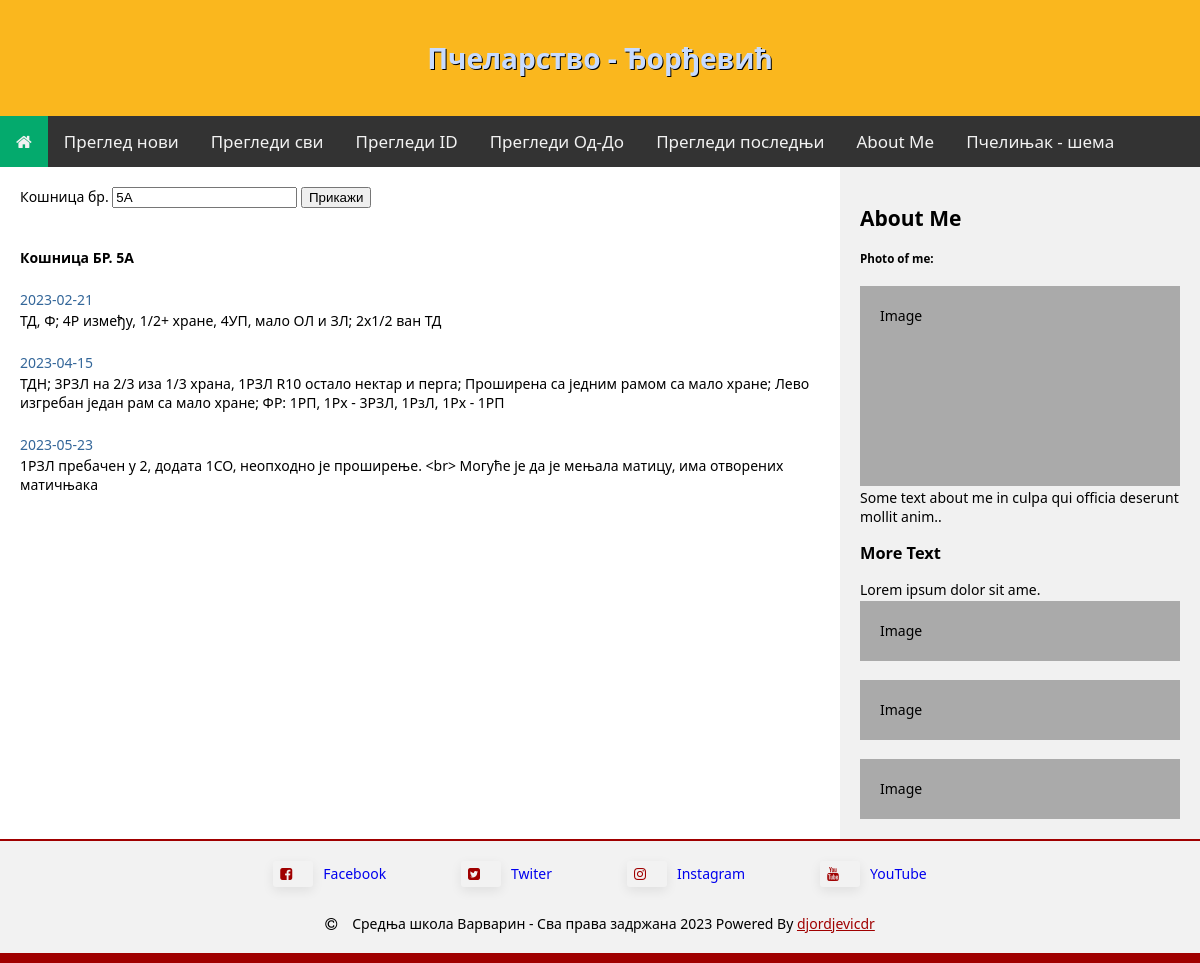
The app's page /inspect_by_id?hive_id=5A, older data.
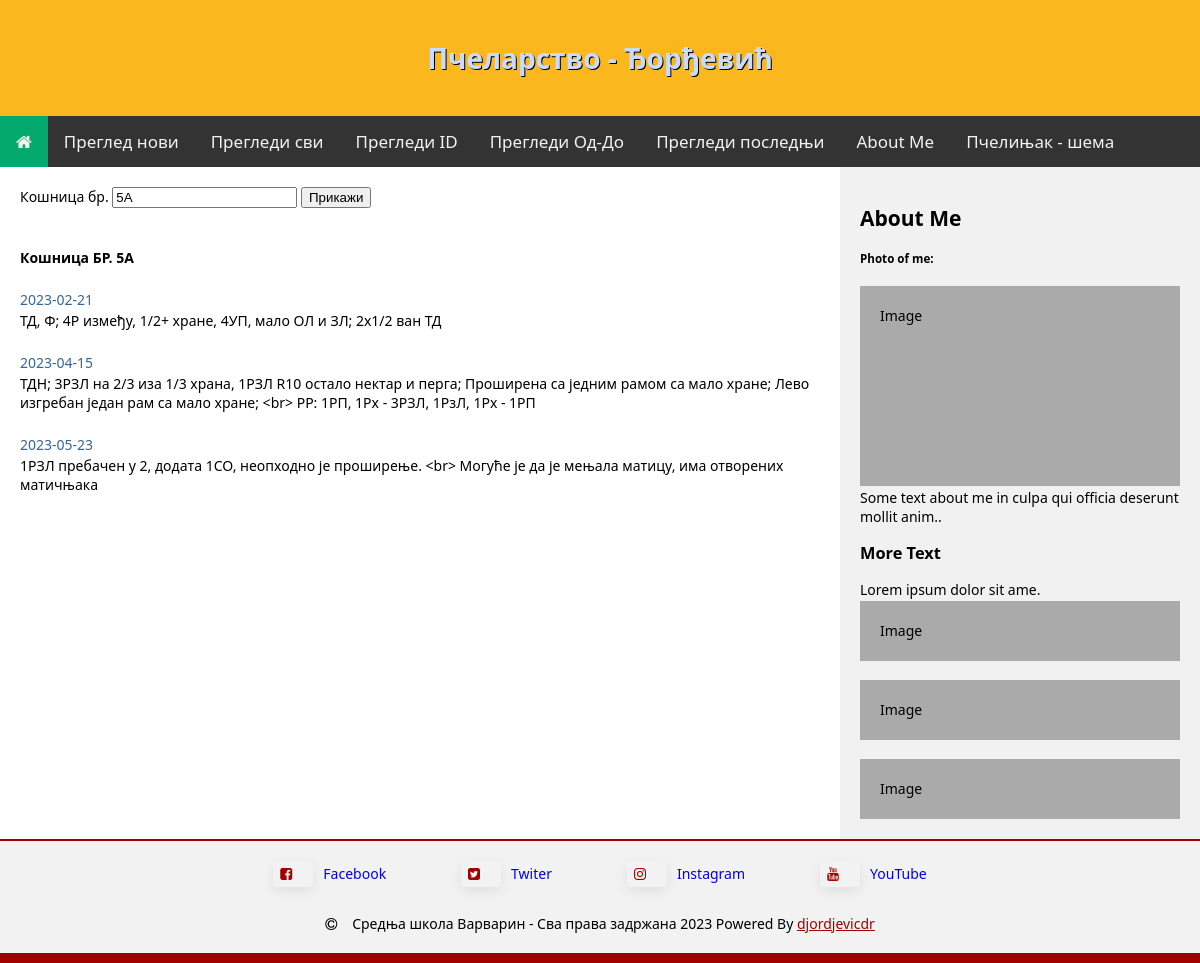
The same page, newer data.
### tables this page shows
CREATE TABLE inspect (id INTEGER PRIMARY KEY ASC AUTOINCREMENT NOT NULL, hive_id TEXT (2) NOT NULL, note NVARCHAR (255) NOT NULL, date DATE NOT NULL);

### app.py (the view)
@app.route("/inspect_by_id")
def inspect_by_id():
    db = os.path.join(app.root_path, 'pcelinjak.db')
    con = sqlite3.connect(db)
    cur = con.cursor()
    hive_id = request.args.get("hive_id")
    if hive_id == None:
        return render_template("inspect_by_id.html", hive_id=None, review=None)
    else:
        sql="""
        SELECT date, hive_id, note
        FROM inspect
        WHERE hive_id=?
        """
        cur.execute(sql, (hive_id,))
        rew=cur.fetchall()
        con.close()
        return render_template("inspect_by_id.html", hive_id=hive_id, review=rew)

### templates/inspect_by_id.html
{% extends 'template.html' %}
{% block content %}
<form>
  <label for="hive_id">Кошница бр.</label>
  <input type="text" name="hive_id" id="hive_id" {% if hive_id != None %} value="{{ hive_id }}" {% endif %} />
  <input type="submit" value="Прикажи" />
</form>
{% if review != None %}
  <br>
  <br>
  <p><b>Кошница БР. {{ hive_id }}</b></p>
  <br>
  {% for (date, hive_id, observation) in review %}
    <p style="color: #336699">{{ date }}</p>
    <p>{{ observation }}</p>
    <br>
  {% endfor %}
{% endif %}
{% endblock content %}

### templates/template.html (shortened to what this page needs)
<!DOCTYPE html>
<html>
<head>
<link rel="stylesheet" href="https://cdnjs.cloudflare.com/ajax/libs/font-awesome/4.7.0/css/font-awesome.min.css">
<link rel="stylesheet" href="static/css/style.css">
<link rel="stylesheet" href="static/css/nice_table.css">
</head>
<body>
<div class="header">
  <h1>Пчеларство - Ђорђевић</h1>
</div>
<div class="topnav" id="myTopnav">
    <a href="/" class="active"><i class="fa fa-home"></i></a>
    <a href="/inspect_add">Преглед нови</a>
    <a href="/inspect_all">Прегледи сви</a>
    <a href="/inspect_by_id">Прегледи ID</a>
    <a href="/inspect_by_date">Прегледи Од-До</a>
    <a href="/inspect_last">Прегледи последњи</a>
    <a href="#about">About Me</a>
    <a href="/shema">Пчелињак - шема</a>
</div>
<div class="row">
  <div class="main">
    {% block content %}
    {% endblock content %}
  </div>
  <div class="side">
    <h2>About Me</h2>
    <h5>Photo of me:</h5>
    <div class="fakeimg" style="height:200px;">Image</div>
    <p>Some text about me in culpa qui officia deserunt mollit anim..</p>
    <h3>More Text</h3>
    <p>Lorem ipsum dolor sit ame.</p>
    <div class="fakeimg" style="height:60px;">Image</div><br>
    <div class="fakeimg" style="height:60px;">Image</div><br>
    <div class="fakeimg" style="height:60px;">Image</div>
  </div>
</div>
<div class="footer">
  <ul class="social">
    <li><a href="https://www.facebook.com/ssvedurs" target="_blank"><i class="fa fa-facebook-square" aria-hidden="true"></i><span class="notranslate">Facebook</span></a></li>
    <li><a href="http://www.twitter.com/ssvedurs" target="_blank"><i class="fa fa-twitter-square" aria-hidden="true"></i><span class="notranslate">Twiter</span></a></li>
    <li><a href="https://www.instagram.com/dobra_srednja_skola/" target="_blank"><i class="fa fa-instagram" aria-hidden="true"></i><span class="notranslate">Instagram</span></a></li>
    <li style="margin-right: 0 !important;"><a href="http://www.youtube.com/user/ssvedurs" target="_blank"><i class="fa fa-youtube" aria-hidden="true"></i><span class="notranslate">YouTube</span></a></li>
  </ul>
  <div style="margin: 20px 10px auto">
    <i class="fa fa-copyright" aria-hidden="true" style="margin-right: 15px;"></i>Средња школа Варварин - Сва права задржана 2023 Powered By <a href="https://mail.google.com/mail/?view=cm&fs=1&tf=1&to=djordjevicdr@gmail.com" target="_blank" style="color: #a00000">djordjevicdr</a>
  </div>
</div>
</body>
</html>

### static/css/style.css (style rules this page uses)
* { box-sizing: border-box; }
body { margin: 0; font-family: 'Segoe UI', Tahoma, Geneva, Verdana, sans-serif; font-size: 14px; }
p { margin-top: 2px; margin-bottom: 2px; }
.header { padding: 20px; text-align: center; background: #fab71e;; color: white; }
.header h1 { color: #c7dbff; text-shadow: 1px 1px #000000; }
.topnav { overflow: hidden; background-color: #333; }
.topnav a { float: left; display: block; color: #f2f2f2; text-align: center; padding: 14px 16px; text-decoration: none; font-size: 17px; }
.active { background-color: #04AA6D; color: white; }
.row { display: flex; flex-wrap: wrap; }
.side { flex: 30%; background-color: #f1f1f1; padding: 20px; }
.main { flex: 70%; background-color: white; padding: 20px; }
.fakeimg { background-color: #aaa; width: 100%; padding: 20px; }
.footer { padding: 20px; text-align: center; background: #f2f2f2; border-top: 2px solid #a00000; border-bottom: 10px solid #a00000; }
.social { display: flex; flex-direction: row; list-style-type: none; display: table; margin: 0 auto; padding: 0; }
.social a { text-decoration: none; }
.social a i { box-shadow: rgb(0 0 0 / 8%) 0px 4px 12px; padding: 0.4em 1em 0.4em 0em; border-radius: 3px; color: #a00000; width: 40px; text-align: center; margin-bottom: 7px; margin-right: 10px; }
.social li { display:inline; margin-right: 75px; }

Row changes from the older to the newer data that the page shows:
changed inspect: note "…рам са мало хране; ФР: 1РП, 1Рх - 3РЗЛ,…" → "…рам са мало хране; <br> РР: 1РП, 1Рх - 3РЗЛ,…"
